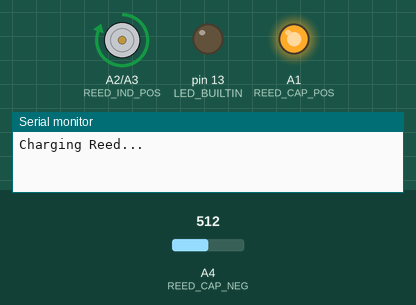
This sketch was run on a simulated Arduino Uno, built with avr-gcc and run on an emulated ATmega328P. On the bench: motor-driver pin pairs drawn as motors (green arrow = first pin HIGH = forward, orange = second pin HIGH = backward, longer = more drive), output pins drawn as LEDs (lit = HIGH), the last lines printed to the serial monitor. Inputs (shaded band) come from the test bench; at power-on: A4 (REED_CAP_NEG) = 512.

Above: at 1.0 s.
At 3.0 s:
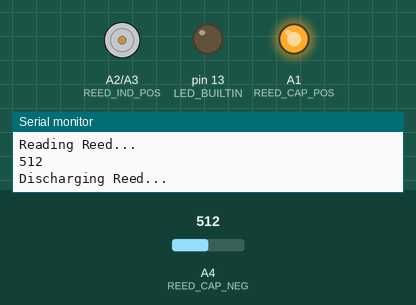
Timing chart, 0 to 5.2 s (numbered marks = the images above):
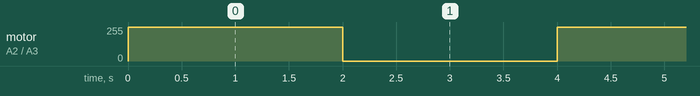

Measured:
- by itself, motor on A2 (REED_IND_POS) / A3 (REED_IND_NEG): alternates forward 255/255 for 2.0 s and stopped for 2.0 s

The sketch:

ReedRelay.ino
```cpp
//COTO9007-50-00 Reed Relay

#define REED_CAP_POS   A1 //
#define REED_IND_POS   A2 //Base
#define REED_IND_NEG   A3
#define REED_CAP_NEG   A4

void setup()
{
    Serial.begin(115200);
    pinMode(LED_BUILTIN, OUTPUT);
    digitalWrite(LED_BUILTIN, LOW);

    pinMode(REED_CAP_POS, OUTPUT);
    pinMode(REED_IND_POS, OUTPUT);
    pinMode(REED_IND_NEG, OUTPUT);
    pinMode(REED_CAP_NEG, INPUT_PULLUP);

    digitalWrite(REED_CAP_POS, HIGH);
    digitalWrite(REED_IND_POS, LOW);
    digitalWrite(REED_IND_NEG, LOW);
    //digitalReed(READ_CAP_NEG);
}

void loop()
{
    Serial.println("Charging Reed...");
    digitalWrite(REED_IND_POS, HIGH);
    delay(1000);
    Serial.println("Reading Reed...");
    Serial.println(analogRead(REED_CAP_NEG));
    delay(1000);
    Serial.println("Discharging Reed...");
    digitalWrite(REED_IND_POS, LOW);
    delay(1000);
    Serial.println("Reading Reed...");
    Serial.println(analogRead(REED_CAP_NEG));
    delay(1000);
}
```
